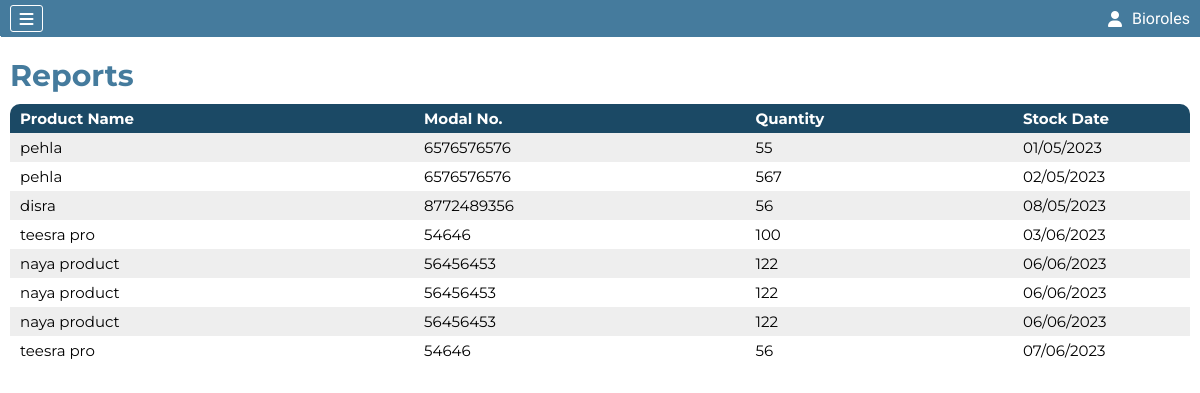
The page /stock-report.php (signed in) on the database as committed earlier.
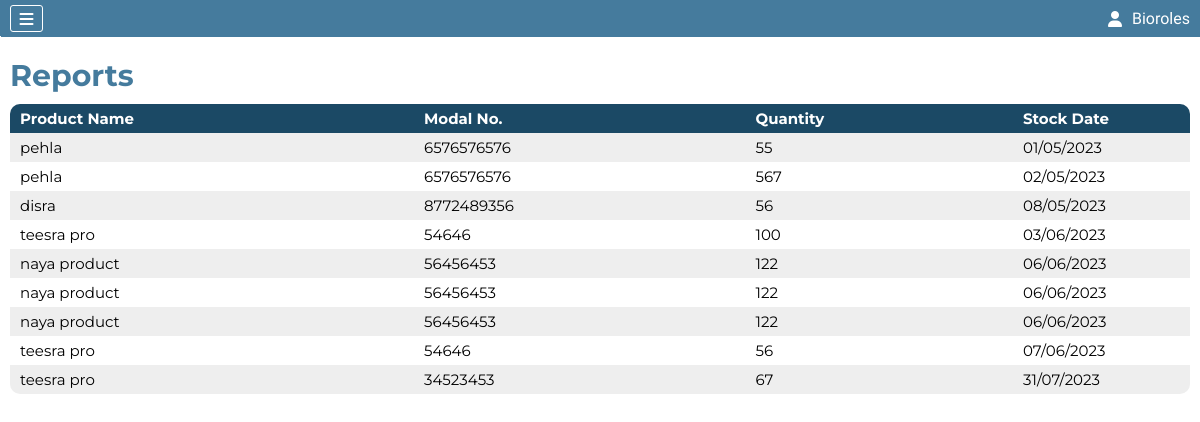
The same page on the database as committed later.
### tables this page shows
CREATE TABLE `stockreport` (
  `Stock_Id` int(11) NOT NULL AUTO_INCREMENT,
  `Added_Quantity` int(11) NOT NULL,
  `Stock_Date` varchar(50) NOT NULL DEFAULT '',
  `Product_Id` int(11) NOT NULL,
  PRIMARY KEY (`Stock_Id`)
);

CREATE TABLE `product` (
  `Product_Id` int(11) NOT NULL AUTO_INCREMENT,
  `Product_Name` varchar(50) NOT NULL,
  `Product_Modal_No` varchar(100) NOT NULL,
  `Product_Img` varchar(100) NOT NULL,
  `Normal_Price` int(11) NOT NULL,
  `Discounted_Price` int(11) NOT NULL,
  `Quantity` int(11) NOT NULL,
  `Latest_Stock_Date` date NOT NULL DEFAULT current_timestamp(),
  `P_Category_Id` int(11) NOT NULL,
  PRIMARY KEY (`Product_Id`)
);

### stock-report.php (the view, shortened to what this page needs)
<?php include "./components/header.php" ?>
<section class="machinePage">
    <h2>Reports</h2>
    <div class="machineContainer">
        <table>
            <thead>
                <tr>
                    <th>Product Name</th>
                    <th>Modal No.</th>
                    <th>Quantity</th>
                    <th>Stock Date</th>
                </tr>
            </thead>
            <tbody>
                <?php
                $sql="select * from stockreport join product on product.`Product_Id`=stockreport.`Product_Id`";
                $result=mysqli_query($conn,$sql);
                if(mysqli_num_rows($result)>0){
                    while($row=mysqli_fetch_assoc($result)){
                ?>
                <tr>
                    <td><?php echo $row['Product_Name'] ?></td>
                    <td><?php echo $row['Product_Modal_No'] ?></td>
                    <td><?php echo $row['Added_Quantity'] ?></td>
                    <td><?php echo implode("/",array_reverse(explode("-",$row['Stock_Date']))) ?></td>
                </tr>
                <?php
                    }
                }else{
                ?>
                <tr>
                    <td colspan="6" style="text-align:center;font-size:20px">No New Stock Added</td>
                </tr>
                <?php
                }
                ?>
            </tbody>
        </table>
    </div>
</section>
<?php include "./components/footer.php" ?>

Rows that differ between the two databases and show on the page:
added stockreport: Product_Id.Product_Name "teesra pro", Product_Id.Product_Modal_No "34523453", Added_Quantity "67", Stock_Date "31/07/2023"
